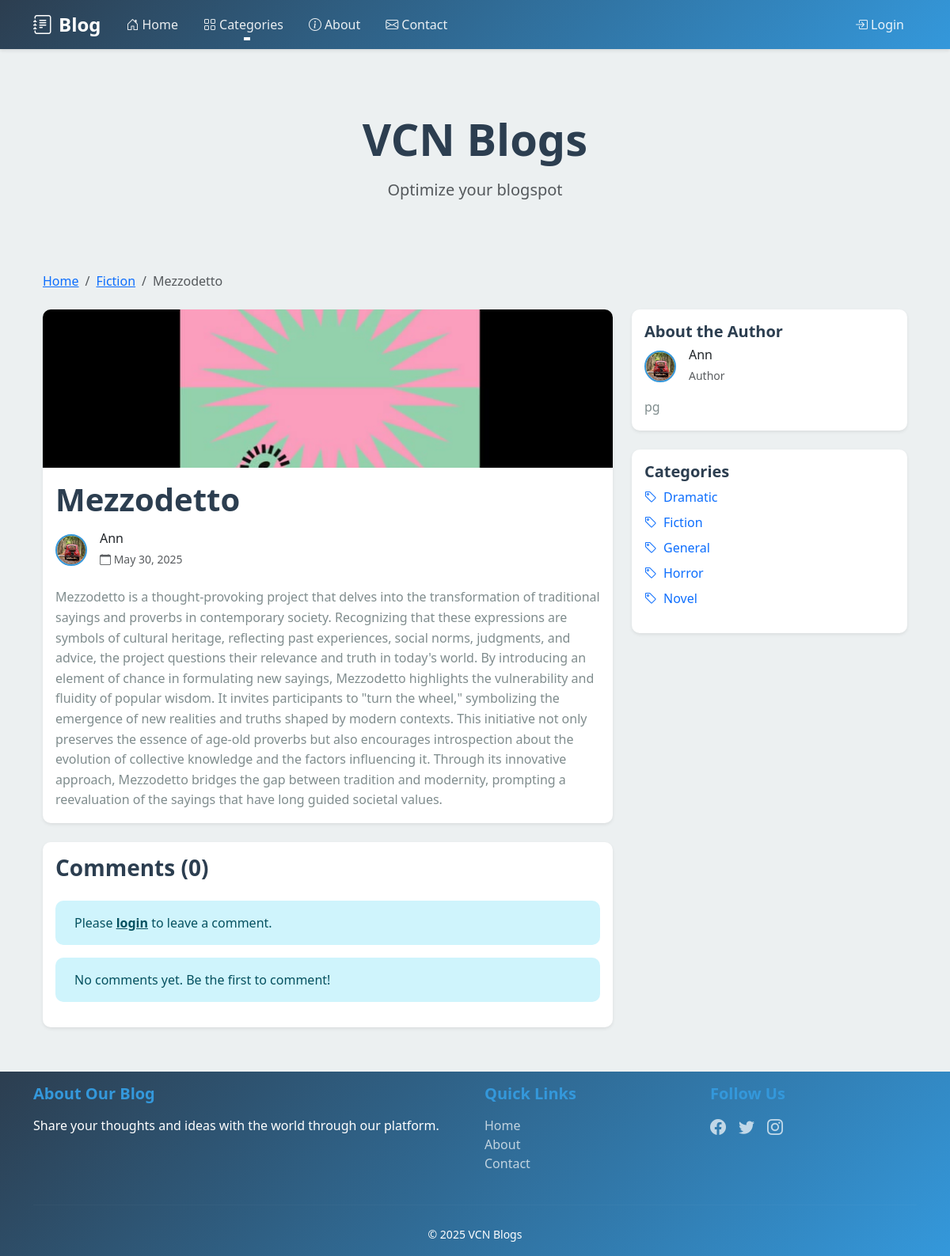
/blog/mezzodetto/, run on the app's committed database.
### blog/models.py (models this page shows, shortened)
class Blog(models.Model):
    title = models.CharField(max_length=200)
    slug = models.SlugField(unique=True)
    content = models.TextField()
    excerpt = models.TextField(max_length=500, blank=True)
    author = models.ForeignKey(User, on_delete=models.CASCADE, related_name='blog_posts')
    category = models.ForeignKey(Category, on_delete=models.SET_NULL, null=True, related_name='posts')
    featured_image = models.ImageField(upload_to='blog_images/', null=True, blank=True)
    created_at = models.DateTimeField(auto_now_add=True)
    updated_at = models.DateTimeField(auto_now=True)
    class Meta:
        ordering = ['-created_at']
        indexes = [
            models.Index(fields=['-created_at']),
        ]

class Category(models.Model):
    name = models.CharField(max_length=100)
    slug = models.SlugField(unique=True)
    description = models.TextField(blank=True)
    created_at = models.DateTimeField(auto_now_add=True)
    class Meta:
        verbose_name_plural = 'Categories'
        ordering = ['name']

class Profile(models.Model):
    user = models.OneToOneField(User, on_delete=models.CASCADE)
    bio = models.TextField(max_length=500, blank=True)
    location = models.CharField(max_length=100)
    birth_date = models.DateField(null=True)
    avatar = models.ImageField(upload_to='avatars/', null=True, blank=True)
    website = models.URLField(max_length=200, blank=True)
    created_at = models.DateTimeField(auto_now_add=True)
    updated_at = models.DateTimeField(auto_now=True)

### blog/views.py (the view, shortened to what this page needs)
# urls.py: path('blog/<slug:slug>/', views.BlogDetailView.as_view(), name='blog_detail'),
class BlogDetailView(DetailView):
    model = Blog
    template_name = 'blog/blog_detail.html'
    context_object_name = 'blog'
    def get_context_data(self, **kwargs):
        context = super().get_context_data(**kwargs)
        context['categories'] = Category.objects.all()
        context['comments'] = self.object.comments.filter(is_approved=True).order_by('-created_at')
        context['form'] = CommentForm()
        return context

### templates/blog/blog_detail.html (shortened to what this page needs)
{% extends 'index.html' %}
{% block content %}
<div class="container">
    <div class="row">
        <div class="col-12">
            <nav aria-label="breadcrumb" class="mb-4">
                <ol class="breadcrumb">
                    <li class="breadcrumb-item"><a href="{% url 'blog:blog_list' %}">Home</a></li>
                    <li class="breadcrumb-item"><a href="{% url 'blog:category_blogs' blog.category.slug %}">{{ blog.category.name }}</a></li>
                    <li class="breadcrumb-item active" aria-current="page">{{ blog.title }}</li>
                </ol>
            </nav>
        </div>
    </div>
    <div class="row">
        <div class="col-lg-8">
            <article class="card shadow-sm mb-4">
                {% if blog.featured_image %}
                    <img src="{{ blog.featured_image.url }}" class="card-img-top" alt="{{ blog.title }}">
                {% endif %}
                <div class="card-body">
                    <h1 class="card-title mb-3">{{ blog.title }}</h1>
                    <div class="d-flex align-items-center mb-4">
                        {% if blog.author.profile.avatar %}
                            <img src="{{ blog.author.profile.avatar.url }}" alt="{{ blog.author.username }}" class="avatar me-3">
                        {% else %}
                            <i class="bi bi-person-circle fs-4 me-3"></i>
                        {% endif %}
                        <div>
                            <h6 class="mb-1">{{ blog.author.username }}</h6>
                            <small class="text-muted">
                                <i class="bi bi-calendar"></i> {{ blog.created_at|date:"F j, Y" }}
                            </small>
                        </div>
                    </div>
                    <div class="card-text">
                        {{ blog.content|safe }}
                    </div>
                </div>
            </article>
            <div class="card shadow-sm mb-4">
                <div class="card-body">
                    <h3 class="card-title mb-4">Comments ({{ comments.count }})</h3>
                    {% if user.is_authenticated %}
                        <form method="post" class="mb-4">
                            {% csrf_token %}
                            <div class="mb-3">
                                {{ form.content }}
                                {% if form.content.errors %}
                                    <div class="text-danger mt-1">
                                        {{ form.content.errors }}
                                    </div>
                                {% endif %}
                            </div>
                            <button type="submit" class="btn btn-primary">
                                <i class="bi bi-send me-1"></i>Post Comment
                            </button>
                        </form>
                    {% else %}
                        <div class="alert alert-info">
                            Please <a href="{% url 'login' %}" class="alert-link">login</a> to leave a comment.
                        </div>
                    {% endif %}
                    {% if comments %}
                        {% for comment in comments %}
                            <div class="comment mb-4">
                                <div class="d-flex align-items-center mb-2">
                                    {% if comment.author.profile.avatar %}
                                        <img src="{{ comment.author.profile.avatar.url }}" alt="{{ comment.author.username }}" class="avatar me-3">
                                    {% else %}
                                        <i class="bi bi-person-circle fs-4 me-3"></i>
                                    {% endif %}
                                    <div>
                                        <h6 class="mb-1">{{ comment.author.username }}</h6>
                                        <small class="text-muted">
                                            <i class="bi bi-clock"></i> {{ comment.created_at|date:"F j, Y" }}
                                        </small>
                                    </div>
                                </div>
                                <p class="mb-0">{{ comment.content }}</p>
                            </div>
                            {% if not forloop.last %}
                                <hr>
                            {% endif %}
                        {% endfor %}
                    {% else %}
                        <div class="alert alert-info">
                            No comments yet. Be the first to comment!
                        </div>
                    {% endif %}
                </div>
            </div>
        </div>
        <div class="col-lg-4">
            <div class="card shadow-sm mb-4">
                <div class="card-body">
                    <h5 class="card-title">About the Author</h5>
                    <div class="d-flex align-items-center mb-3">
                        {% if blog.author.profile.avatar %}
                            <img src="{{ blog.author.profile.avatar.url }}" alt="{{ blog.author.username }}" class="avatar me-3">
                        {% else %}
                            <i class="bi bi-person-circle fs-4 me-3"></i>
                        {% endif %}
                        <div>
                            <h6 class="mb-1">{{ blog.author.username }}</h6>
                            <small class="text-muted">Author</small>
                        </div>
                    </div>
                    {% if blog.author.profile.bio %}
                        <p class="card-text">{{ blog.author.profile.bio }}</p>
                    {% endif %}
                </div>
            </div>
            <div class="card shadow-sm">
                <div class="card-body">
                    <h5 class="card-title">Categories</h5>
                    <ul class="list-unstyled">
                        {% for category in categories %}
                            <li class="mb-2">
                                <a href="{% url 'blog:category_blogs' category.slug %}" class="text-decoration-none">
                                    <i class="bi bi-tag me-2"></i>{{ category.name }}
                                </a>
                            </li>
                        {% endfor %}
                    </ul>
                </div>
            </div>
        </div>
    </div>
</div>
{% endblock %}

### templates/index.html (style rules this page uses)
:root { --primary-color: #2c3e50; --secondary-color: #34495e; --accent-color: #3498db; --background-color: #ecf0f1; --card-bg: #ffffff; --text-primary: #2c3e50; --text-secondary: #7f8c8d; --header-bg: #2c3e50; --footer-bg: #34495e; --card-shadow: 0 2px 4px rgba(0,0,0,0.1); --hover-shadow: 0 4px 8px rgba(0,0,0,0.15); }
body { min-height: 100vh; display: flex; flex-direction: column; background-color: var(--background-color); font-family: 'Segoe UI', system-ui, -apple-system, sans-serif; color: var(--text-primary); }
.card { border: none; border-radius: 10px; background-color: var(--card-bg); box-shadow: var(--card-shadow); transition: transform 0.2s ease, box-shadow 0.2s ease; overflow: hidden; }
.card-img-top { height: 200px; object-fit: cover; }
.card-title { font-weight: 600; color: var(--text-primary); }
.card-text { color: var(--text-secondary); line-height: 1.6; }
.avatar { width: 40px; height: 40px; border-radius: 50%; object-fit: cover; border: 2px solid var(--accent-color); }
.alert { border: none; border-radius: 10px; padding: 1rem 1.5rem; }

### data on the page
Blog: category.name "Fiction", title "Mezzodetto", featured_image (picture), author.profile.avatar (picture), author.username "Ann", created_at "May 30, 2025", content "Mezzodetto is a thought-provoking project that delves into the transformation of traditional sayings and proverbs in contemporary society. Recognizing that these expressions are symbols of cultural heritage, reflecting past experiences, social norms, judgments, and advice, the project questions their relevance and truth in today's world. By introducing an element of chance in formulating new sayings, Mezzodetto highlights the vulnerability and fluidity of popular wisdom. It invites participants to \"turn the wheel,\" symbolizing the emergence of new realities and truths shaped by modern contexts. This initiative not only preserves the essence of age-old proverbs but also encourages…", author.profile.bio "pg"
Category: name "Dramatic"
Category: name "Fiction"
Category: name "General"
Category: name "Horror"
Category: name "Novel"

### other printed values
{{ comments.count }} "0"
